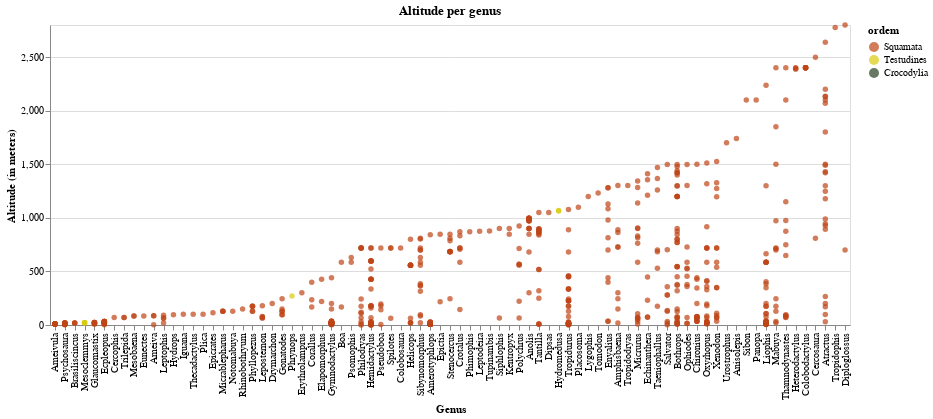

Notebook code cell kept with this figure:
### Code cell
# ordering x-axis per mean altitude - OUTLIER: ordem nula
temp = alt.Chart(teste[~teste['ordem'].isna()], title='Altitude per genus',
                width= 800).mark_circle().encode(
    x = alt.X('genero_atual', type='nominal', title='Genus',
             sort=alt.EncodingSortField('altitude', op="max", order="ascending")),
    y = alt.Y('altitude', type='quantitative', title='Altitude (in meters)'),
    color = alt.Color('ordem', scale= alt.Scale(domain=ordens, range=cores)),
    tooltip = alt.Tooltip(['numero_catalogo', 'genero_atual','especie_atual','subespecie_atual', 
                            'qualificador_atual', 'ano_coleta','altitude'])
)

temp.save('./graphs/altitude/genus/altitude-per-genus.html')
temp

### Figure 1 — Vega-Lite specification as saved in the notebook (floating-point values rounded to 4 significant figures; data arrays with more than 128 entries replaced by an {"elided": "..."} marker saying what was removed)
{"config": {"view": {"continuousWidth": 400, "continuousHeight": 300}}, "data": {"name": "data-080617e75f1cb976a12433777c20cba7"}, "mark": "circle", "encoding": {"color": {"type": "nominal", "field": "ordem", "scale": {"domain": ["Squamata", "Testudines", "Crocodylia"], "range": ["#BF4417", "#D9CB0B", "#284021"]}}, "tooltip": [{"type": "quantitative", "field": "numero_catalogo"}, {"type": "nominal", "field": "genero_atual"}, {"type": "nominal", "field": "especie_atual"}, {"type": "nominal", "field": "subespecie_atual"}, {"type": "nominal", "field": "qualificador_atual"}, {"type": "quantitative", "field": "ano_coleta"}, {"type": "quantitative", "field": "altitude"}], "x": {"type": "nominal", "field": "genero_atual", "sort": {"field": "altitude", "op": "max", "order": "ascending"}, "title": "Genus"}, "y": {"type": "quantitative", "field": "altitude", "title": "Altitude (in meters)"}}, "title": "Altitude per genus", "width": 800, "$schema": "https://vega.github.io/schema/vega-lite/v4.8.1.json", "datasets": {"data-080617e75f1cb976a12433777c20cba7": {"elided": "645 records"}}}
